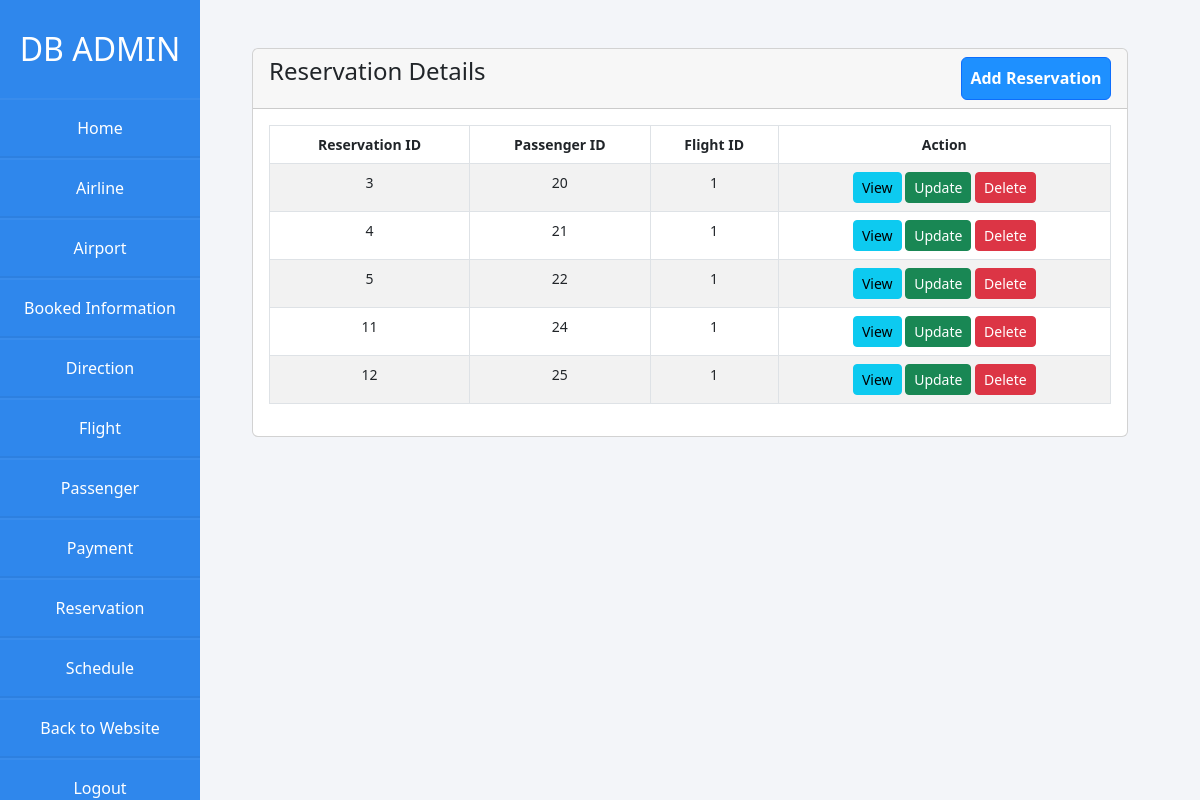
Before: /Airlines/admin/reservation.php with the older database file.
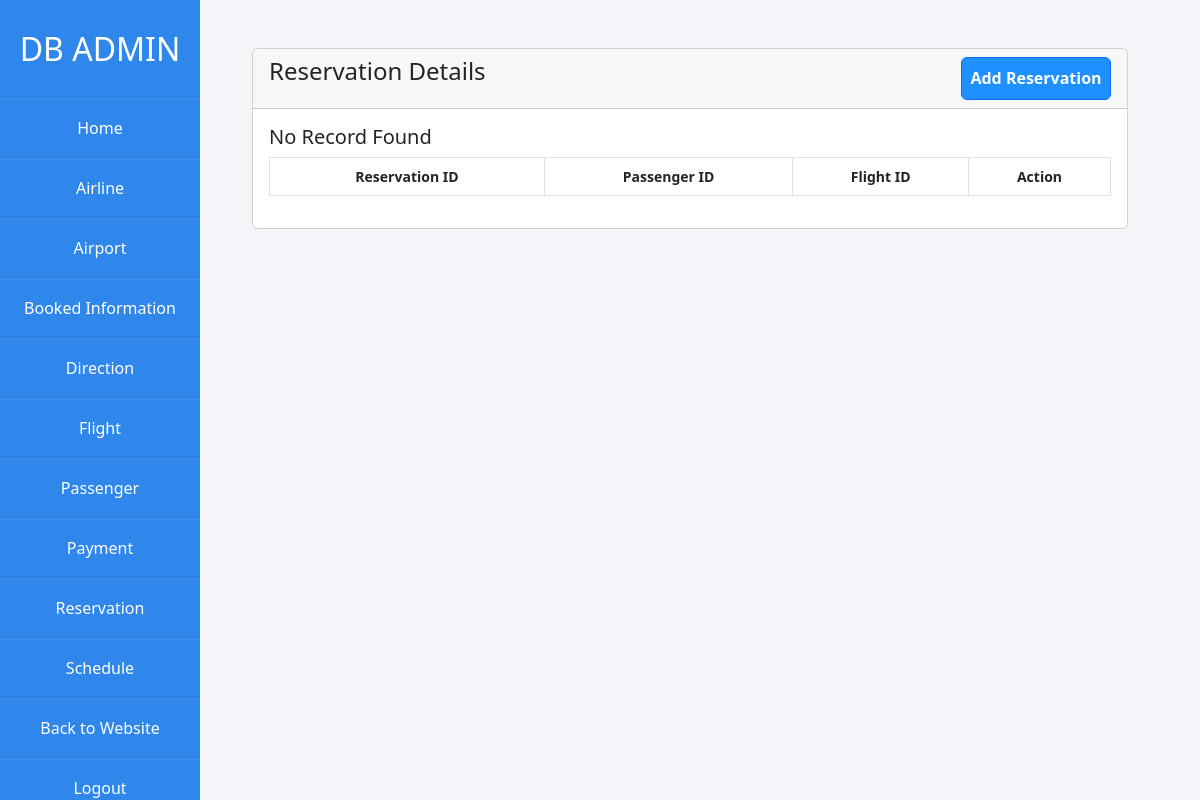
After: the same page with the newer database file.
### tables this page shows
CREATE TABLE `reservation` (
  `reservation_id` int(10) NOT NULL,
  `passenger_id` int(10) NOT NULL,
  `flight_id` int(10) NOT NULL
);

### Airlines/admin/reservation.php (the view, shortened to what this page needs)
<?php
  require 'dbcon.php';
?>
<!doctype html>
<html lang="en">
  <head>
    <link href="https://cdn.jsdelivr.net/npm/bootstrap@5.2.0-beta1/dist/css/bootstrap.min.css" rel="stylesheet">
    <link rel="stylesheet" href="css/styles.css">
  </head>
  <body>
    <div class="wrapper">
      <div class="sidebar">
        <h2>DB Admin</h2>
        <li><a href="admin.php">Home</a></li>
        <li><a href="airline.php">Airline</a></li>
        <li><a href="airport.php">Airport</a></li>
        <li><a href="booked-information.php">Booked Information</a></li>
        <li><a href="direction.php">Direction</a></li>
        <li><a href="flight.php">Flight</a></li>
        <li><a href="passenger.php">Passenger</a></li>
        <li><a href="payment.php">Payment</a></li>
        <li><a href="reservation.php">Reservation</a></li>
        <li><a href="schedule.php">Schedule</a></li>
        <li><a href="../home.php"> Back to Website</a></li>
        <li><a href="logout-admin.php"> Logout</a></li>
      </div>
    </div>
    <div class="container mt-5">
      <div class="row">
        <div class="col-md-12">
          <div class="card">
            <div class="card-header">
              <h4>Reservation Details
                <a href="reservation-create.php" class="btn btn-primary float-end">Add Reservation</a>
              </h4>
            </div>
            <div class="card-body">
              <table class="table table-bordered table-striped">
                  <thead>
                      <tr>
                        <th>Reservation ID</th>
                        <th>Passenger ID</th>
                        <th>Flight ID</th>
                        <th>Action</th>
                      </tr>
                  </thead>
                  <tbody>
                    <?php
                      $query = "SELECT * FROM reservation";
                      $query_run = mysqli_query($con, $query);
                      if(mysqli_num_rows($query_run) > 0){
                        foreach($query_run as $reservation){
                          ?>
                          <tr>
                            <td><?= $reservation['reservation_id']; ?></td>
                            <td><?= $reservation['passenger_id']; ?></td>
                            <td><?= $reservation['flight_id']; ?></td>
                            <td>
                              <a href="reservation-view.php?reservation_id=<?= $reservation['reservation_id']; ?>" class="btn btn-info btn-sm">View</a>
                              <a href="reservation-update.php?reservation_id=<?= $reservation['reservation_id']; ?>" class="btn btn-success btn-sm">Update</a>
                              <form action="code.php" method='POST' class="d-inline">
                                <button type="submit" name="delete_reservation" value="<?=$reservation['reservation_id']; ?>" class="btn btn-danger btn-sm">Delete</a>
                              </form>
                            </td>
                          </tr>
                          <?php
                        }
                      }
                      else{
                        echo '<h5>No Record Found </h5>';
                      }
                    ?>
                  </tbody>
              </table>
            </div>
          </div>
        </div>
      </div>
    </div>
  </body>
</html>

Changed rows visible on the page:
removed reservation: reservation "3", passenger "20", flight "1"
removed reservation: reservation "4", passenger "21", flight "1"
removed reservation: reservation "5", passenger "22", flight "1"
removed reservation: reservation "11", passenger "24", flight "1"
removed reservation: reservation "12", passenger "25", flight "1"
Other visible differences:
text now shown: "No Record Found"
